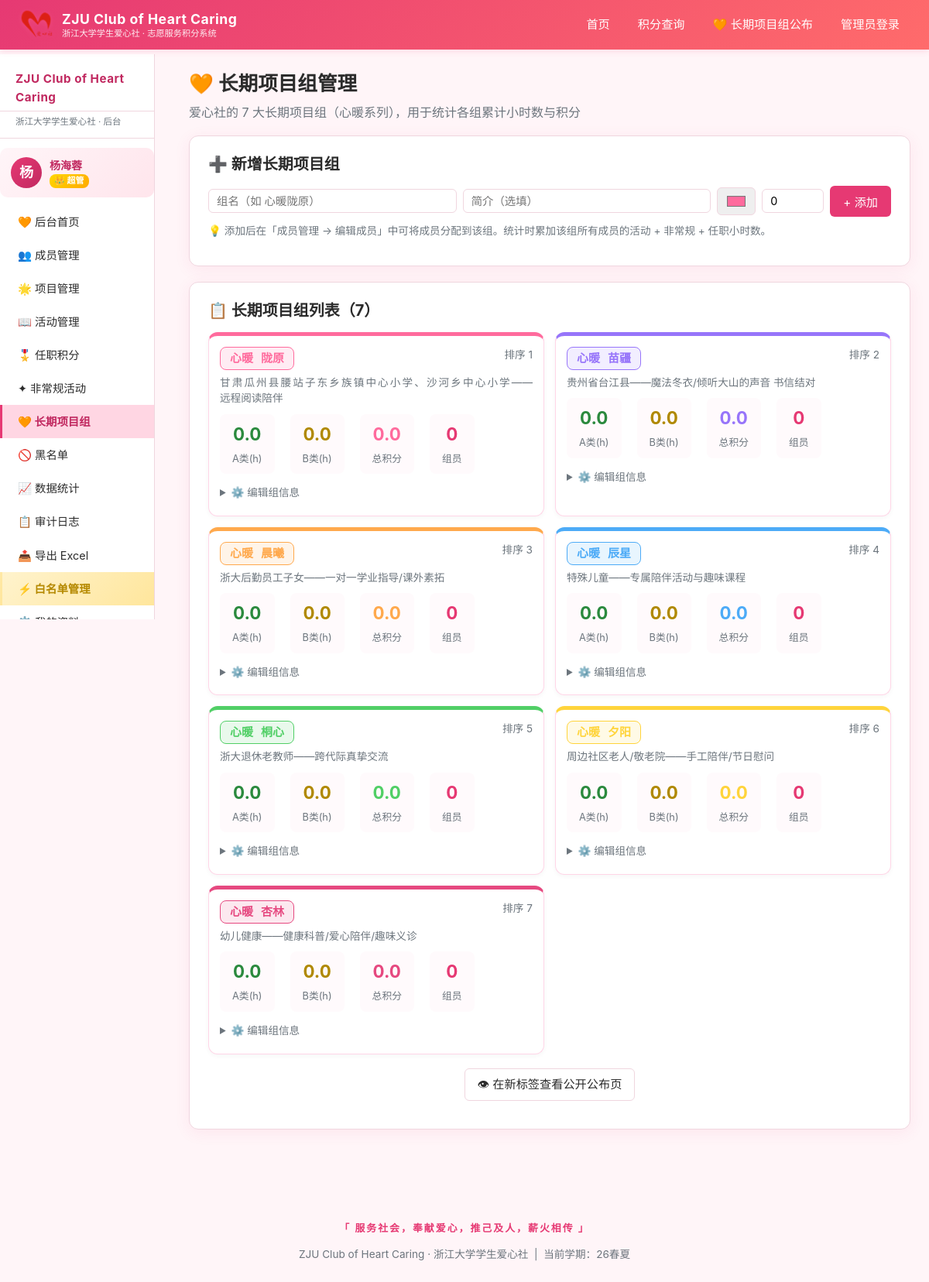
Page /admin/long_term_groups (signed in) on the committed database.
### models.py (models this page shows, shortened)
class Admin(db.Model):
    __tablename__ = "admins"
    id = db.Column(db.Integer, primary_key=True)
    name = db.Column(db.String(64), nullable=False, index=True)
    student_id = db.Column(db.String(32), nullable=False, unique=True, index=True)
    password_hash = db.Column(db.String(256), default="")  # 允许空 = 待激活
    is_super_admin = db.Column(db.Boolean, default=False, index=True)
    is_root = db.Column(db.Boolean, default=False, index=True)  # 创始人：最高权限
    permissions = db.Column(db.Text, default="")  # JSON list, e.g. '["members","projects"]'
    status = db.Column(db.String(16), default="active", index=True)  # pending/approved/active
    application_message = db.Column(db.Text, default="")  # 申请说明
    approved_at = db.Column(db.DateTime, nullable=True)  # 审批时间
    approved_by = db.Column(db.String(64), default="")  # 审批人
    created_at = db.Column(db.DateTime, default=datetime.utcnow)
    last_login_at = db.Column(db.DateTime, nullable=True)
    def has_permission(self, perm):
        if self.is_super_admin:
            return True
        return perm in self.permissions_list()

class LongTermGroup(db.Model):
    __tablename__ = "long_term_groups"
    id = db.Column(db.Integer, primary_key=True)
    name = db.Column(db.String(64), nullable=False, unique=True)
    description = db.Column(db.String(256), default="")
    color = db.Column(db.String(16), default="#ff6b9d")  # 标识色
    sort_order = db.Column(db.Integer, default=0)
    active = db.Column(db.Boolean, default=True)
    created_at = db.Column(db.DateTime, default=datetime.utcnow)

class Setting(db.Model):
    __tablename__ = "settings"
    key = db.Column(db.String(64), primary_key=True)
    value = db.Column(db.String(256), default="")

### app.py (the view)
    @app.route("/admin/long_term_groups")
    @permission_required("long_term_groups")
    def admin_long_term_groups():
        groups = LongTermGroup.query.order_by(LongTermGroup.sort_order).all()
        group_stats = []
        for g in groups:
            a_h = b_h = 0.0
            pos_pts = 0.0
            for m in g.members:
                a_h += m.a_hours()
                b_h += m.b_hours()
                for p in m.position_records:
                    pos_pts += p.points or 0
            group_stats.append({
                "group": g,
                "member_count": len(g.members),
                "a_hours": round(a_h, 1),
                "b_hours": round(b_h, 1),
                "total_points": round(a_h + b_h / 2.0, 2),
                "pos_points": round(pos_pts, 1),
            })
        return render_template("admin/long_term_groups.html", group_stats=group_stats)

### app.py (called while the page is built)
def permission_required(perm):
    def decorator(f):
        @wraps(f)
        def wrapper(*args, **kwargs):
            if not session.get("admin_id"):
                return redirect(url_for("admin_login", next=request.path))
            me = Admin.query.get(session.get("admin_id"))
            if not me:
                session.clear()
                return redirect(url_for("admin_login"))
            if not me.has_permission(perm):
                label = next((n for k, n, _ in ADMIN_PERMISSIONS if k == perm), perm)
                flash(f"您没有「{label}」的访问权限", "warning")
                return redirect(url_for("admin_login"))
            return f(*args, **kwargs)
        return wrapper
    return decorator

def current_semester():
    s = Setting.query.filter_by(key="current_semester").first()
    return s.value if s else ""

def all_departments():
    s = Setting.query.filter_by(key="departments").first()
    if s and s.value:
        return [d.strip() for d in s.value.split(",") if d.strip()]
    return ["人资部", "综管部", "文体部", "活动部",
            "宣传部", "创设部", "外联部", "财务部"]

### templates/admin/long_term_groups.html (shortened to what this page needs)
{% extends "base.html" %}
{% block content %}
{% include "admin/_sidebar.html" %}
<section class="content-with-sidebar">
  <h1>🧡 长期项目组管理</h1>
  <p class="muted">爱心社的 7 大长期项目组（心暖系列），用于统计各组累计小时数与积分</p>
  <div class="card">
    <h2>➕ 新增长期项目组</h2>
    <form method="post" action="{{ url_for('admin_long_term_group_new') }}" class="form-inline" style="flex-wrap:wrap; gap:8px;">
      <input type="text" name="name" placeholder="组名（如 心暖陇原）" required style="min-width:200px;">
      <input type="text" name="description" placeholder="简介（选填）" style="min-width:280px; flex:1;">
      <input type="color" name="color" value="#ff6b9d" title="标识色" style="width:50px; height:36px;">
      <input type="number" name="sort_order" value="0" placeholder="排序" style="width:80px;">
      <button class="btn btn-primary" type="submit">+ 添加</button>
    </form>
    <p class="muted small" style="margin-top:8px;">💡 添加后在「成员管理 → 编辑成员」中可将成员分配到该组。统计时累加该组所有成员的活动 + 非常规 + 任职小时数。</p>
  </div>
  <div class="card">
    <h2>📋 长期项目组列表（<b>{{ group_stats|length }}</b>）</h2>
    {% if group_stats %}
    <div class="group-grid">
      {% for s in group_stats %}
      <div class="group-card" style="border-top: 5px solid {{ s.group.color }};">
        <div class="group-head">
          <div>
            <span class="lt-chip-2col" style="background:{{ s.group.color }}20; color:{{ s.group.color }}; border:1.5px solid {{ s.group.color }};"
                  title="{{ s.group.name }}">
              {% for chunk in _pair_chunks(s.group.name, 2) %}
                <span class="chunk">{{ chunk }}</span>
              {% endfor %}
            </span>
          </div>
          <span class="muted small">排序 {{ s.group.sort_order }}</span>
        </div>
        {% if s.group.description %}
          <p class="muted small" style="margin:6px 0;">
            <span class="cell-2line" title="{{ s.group.description }}">{{ s.group.description }}</span>
          </p>
        {% endif %}
        <div class="kpi-row" style="margin:10px 0;">
          <div class="kpi"><span class="kpi-num" style="color:#2b8a3e;">{{ '%.1f'|format(s.a_hours) }}</span><span class="kpi-label">A类(h)</span></div>
          <div class="kpi"><span class="kpi-num" style="color:#b08900;">{{ '%.1f'|format(s.b_hours) }}</span><span class="kpi-label">B类(h)</span></div>
          <div class="kpi"><span class="kpi-num" style="color:{{ s.group.color }};">{{ '%.1f'|format(s.total_points) }}</span><span class="kpi-label">总积分</span></div>
          <div class="kpi"><span class="kpi-num">{{ s.member_count }}</span><span class="kpi-label">组员</span></div>
        </div>
        <details style="margin-top:8px;">
          <summary class="muted small" style="cursor:pointer; padding:4px 0; user-select:none;">⚙️ 编辑组信息</summary>
        </details>
      </div>
      {% endfor %}
    </div>
    <p class="center" style="margin-top:18px;">
      <a class="btn btn-ghost" href="{{ url_for('long_term_groups_public') }}" target="_blank">👁 在新标签查看公开公布页</a>
    </p>
    {% else %}
    <p class="empty">还没有长期项目组，请先添加。</p>
    {% endif %}
  </div>
</section>
{% endblock %}

### templates/base.html (shortened to what this page needs)
<!DOCTYPE html>
<html lang="zh-CN">
<head>
  <link rel="stylesheet" href="{{ url_for('static', filename='css/style.css') }}">
</head>
<body>
  <header class="topbar">
    <div class="topbar-inner">
      <a class="brand" href="{{ url_for('index') }}">
        <span class="brand-logo"><img src="{{ url_for('static', filename='img/club_logo_nav.png') }}" alt="ZJU Club of Heart Caring" width="44" height="44"></span>
        <span class="brand-text">
          <span class="brand-title">ZJU Club of Heart Caring</span>
          <span class="brand-sub">浙江大学学生爱心社 · 志愿服务积分系统</span>
        </span>
      </a>
      <nav class="topnav" id="topnav">
        <a href="{{ url_for('index') }}" class="{% if request.endpoint=='index' %}active{% endif %}">首页</a>
        <a href="{{ url_for('query') }}" class="{% if request.endpoint in ['query','query_result'] %}active{% endif %}">积分查询</a>
        <a href="{{ url_for('long_term_groups_public') }}" class="{% if request.endpoint=='long_term_groups_public' %}active{% endif %}">🧡 长期项目组公布</a>
        {% if session.is_admin %}
          <a href="{{ url_for('admin_dashboard') }}" class="{% if request.path.startswith('/admin') %}active{% endif %}">管理后台</a>
          <a href="{{ url_for('admin_logout') }}">退出</a>
        {% else %}
          <a href="{{ url_for('admin_login') }}">管理员登录</a>
        {% endif %}
      </nav>
    </div>
  </header>
  <main class="page">
    {% block content %}{% endblock %}
  </main>
  <footer class="footer">
    <p class="motto-line">「 服务社会，奉献爱心，推己及人，薪火相传 」</p>
    <p>ZJU Club of Heart Caring · 浙江大学学生爱心社 &nbsp;|&nbsp; 当前学期：{{ current_semester }}</p>
  </footer>
</body>
</html>

### templates/admin/_sidebar.html (shortened to what this page needs)
<aside class="sidebar">
  <div class="sb-title">ZJU Club of Heart Caring</div>
  <div class="sb-sub">浙江大学学生爱心社 · 后台</div>
  <div class="sb-user">
    <div class="sb-user-avatar">{{ (session.get('admin_name', '?')[0])|upper }}</div>
    <div class="sb-user-info">
      <b>{{ session.get('admin_name', '未登录') }}</b>
      {% if session.get('is_super_admin') %}
        <span class="sb-role sb-role-super">👑 超管</span>
      {% else %}
        <span class="sb-role">普管 · {{ _perm_label(me) if me and me.permissions_list() else '无权限' }}</span>
      {% endif %}
    </div>
  </div>
  <nav>
    {% if _has('dashboard') %}<a href="{{ url_for('admin_dashboard') }}" class="{% if request.endpoint=='admin_dashboard' %}active{% endif %}">🧡 后台首页</a>{% endif %}
    {% if _has('members') %}<a href="{{ url_for('admin_members') }}" class="{% if 'member' in request.endpoint %}active{% endif %}">👥 成员管理</a>{% endif %}
    {% if _has('projects') %}<a href="{{ url_for('admin_projects') }}" class="{% if 'project' in request.endpoint %}active{% endif %}">🌟 项目管理</a>{% endif %}
    {% if _has('activities') %}<a href="{{ url_for('admin_activities') }}" class="{% if 'activit' in request.endpoint %}active{% endif %}">📖 活动管理</a>{% endif %}
    {% if _has('positions') %}<a href="{{ url_for('admin_positions') }}" class="{% if 'position' in request.endpoint %}active{% endif %}">🎖️ 任职积分</a>{% endif %}
    {% if _has('irregulars') %}<a href="{{ url_for('admin_irregulars') }}" class="{% if 'irregular' in request.endpoint %}active{% endif %}">✦ 非常规活动</a>{% endif %}
    {% if _has('long_term_groups') %}<a href="{{ url_for('admin_long_term_groups') }}" class="{% if 'long_term' in request.endpoint %}active{% endif %}">🧡 长期项目组</a>{% endif %}
    {% if _has('blacklist') %}<a href="{{ url_for('admin_blacklist') }}" class="{% if 'blacklist' in request.endpoint %}active{% endif %}">🚫 黑名单</a>{% endif %}
    {% if _has('stats') %}<a href="{{ url_for('admin_stats') }}" class="{% if 'stats' in request.endpoint %}active{% endif %}">📈 数据统计</a>{% endif %}
    {% if _has('logs') %}<a href="{{ url_for('admin_logs') }}" class="{% if 'logs' in request.endpoint %}active{% endif %}">📋 审计日志</a>{% endif %}
    {% if _has('export') %}<a href="{{ url_for('admin_export') }}">📤 导出 Excel</a>{% endif %}
    {% if session.get('is_super_admin') %}
    <a href="{{ url_for('admin_whitelist') }}" class="{% if 'whitelist' in request.endpoint %}active{% endif %} sb-super">⚡ 白名单管理</a>
    {% endif %}
    {% if _has('profile') %}<a href="{{ url_for('admin_profile') }}" class="{% if 'profile' in request.endpoint %}active{% endif %}">⚙️ 我的资料</a>{% endif %}
  </nav>
</aside>

### templates/admin/_sidebar.html (style rules this page uses)
.sb-user { display: flex; align-items: center; gap: 10px; padding: 12px 14px; background: linear-gradient(135deg, #fff5f8, #ffe5ec); border-radius: 10px; margin: 10px 0; }
.sb-user-avatar { width: 40px; height: 40px; border-radius: 50%; background: linear-gradient(135deg, var(--primary), var(--primary-dark)); color: #fff; display: flex; align-items: center; justify-content: center; font-size: 18px; font-weight: 700; flex-shrink: 0; }
.sb-user-info { flex: 1; min-width: 0; font-size: 13px; line-height: 1.4; }
.sb-user-info b { display: block; color: var(--primary-dark); font-size: 14px; }
.sb-role { display: inline-block; padding: 1px 6px; border-radius: 8px; background: #e9ecef; color: #555; font-size: 11px; font-weight: 600; }
.sb-role-super { background: linear-gradient(135deg, #ffd700, #ffaa00); color: #fff; }
.sb-super { background: linear-gradient(135deg, #fff3cd, #ffe69c) !important; color: #b58900 !important; font-weight: 600; }

### templates/admin/long_term_groups.html (style rules this page uses)
.group-grid { display: grid; grid-template-columns: repeat(2, 1fr); gap: 14px; }
.group-card { background: #fff; border: 1px solid #ffd6e7; border-radius: 12px; padding: 14px; box-shadow: 0 2px 6px rgba(0,0,0,0.04); transition: transform .15s; }
.group-head { display: flex; justify-content: space-between; align-items: flex-start; margin-bottom: 4px; gap: 8px; }
.lt-chip-2col { display: inline-grid; grid-template-columns: repeat(2, auto); gap: 0 6px; padding: 5px 10px; border-radius: 8px; font-size: 15px; font-weight: 700; line-height: 1.2; text-align: center; letter-spacing: 0; font-family: "PingFang SC", "Microsoft YaHei", -apple-system, sans-serif; }
.lt-chip-2col .chunk { display: inline-block; padding: 0 2px; }

### rows in the picture
Admin: get "杨海蓉"
LongTermGroup: group.sort_order "1", group.description "甘肃瓜州县腰站子东乡族镇中心小学、沙河乡中心小学——远程阅读陪伴"
LongTermGroup: group.sort_order "2", group.description "贵州省台江县——魔法冬衣/倾听大山的声音 书信结对"
LongTermGroup: group.sort_order "3", group.description "浙大后勤员工子女——一对一学业指导/课外素拓"
LongTermGroup: group.sort_order "4", group.description "特殊儿童——专属陪伴活动与趣味课程"
LongTermGroup: group.sort_order "5", group.description "浙大退休老教师——跨代际真挚交流"
LongTermGroup: group.sort_order "6", group.description "周边社区老人/敬老院——手工陪伴/节日慰问"
LongTermGroup: group.sort_order "7", group.description "幼儿健康——健康科普/爱心陪伴/趣味义诊"
Setting: value "26春夏"

### other values in the picture
{{ (session.get('admin_name', '?')[0])|upper }} "杨"
{{ group_stats|length }} "7"
{{ chunk }} "心暖" "陇原" "心暖" "苗疆" "心暖" "晨曦" "心暖" "辰星" "心暖" "桐心" "心暖" "夕阳" "心暖" "杏林"
{{ '%.1f'|format(s.a_hours) }} "0.0" "0.0" "0.0" "0.0" "0.0" "0.0" "0.0"
{{ '%.1f'|format(s.b_hours) }} "0.0" "0.0" "0.0" "0.0" "0.0" "0.0" "0.0"
{{ '%.1f'|format(s.total_points) }} "0.0" "0.0" "0.0" "0.0" "0.0" "0.0" "0.0"
{{ s.member_count }} "0" "0" "0" "0" "0" "0" "0"
